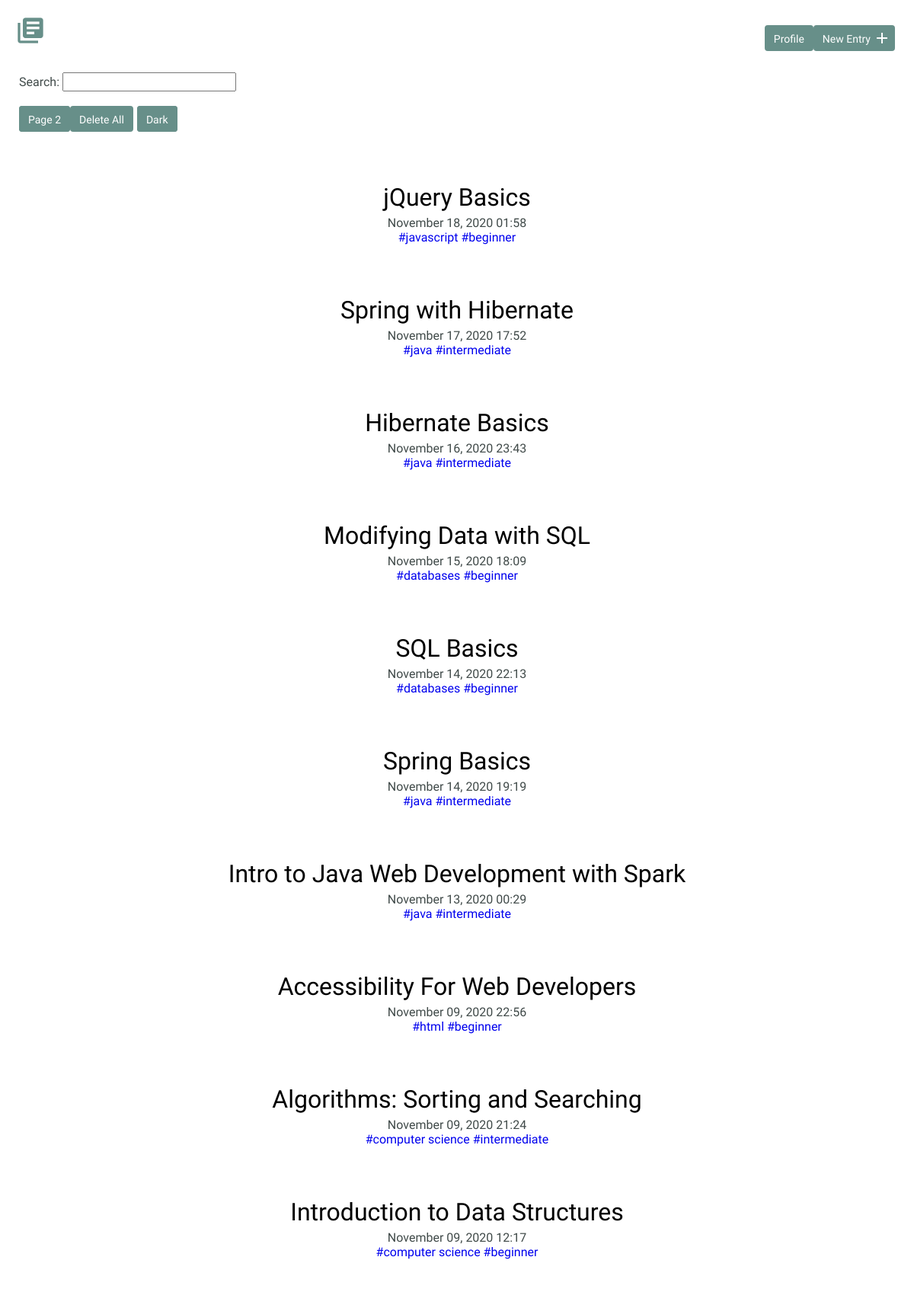
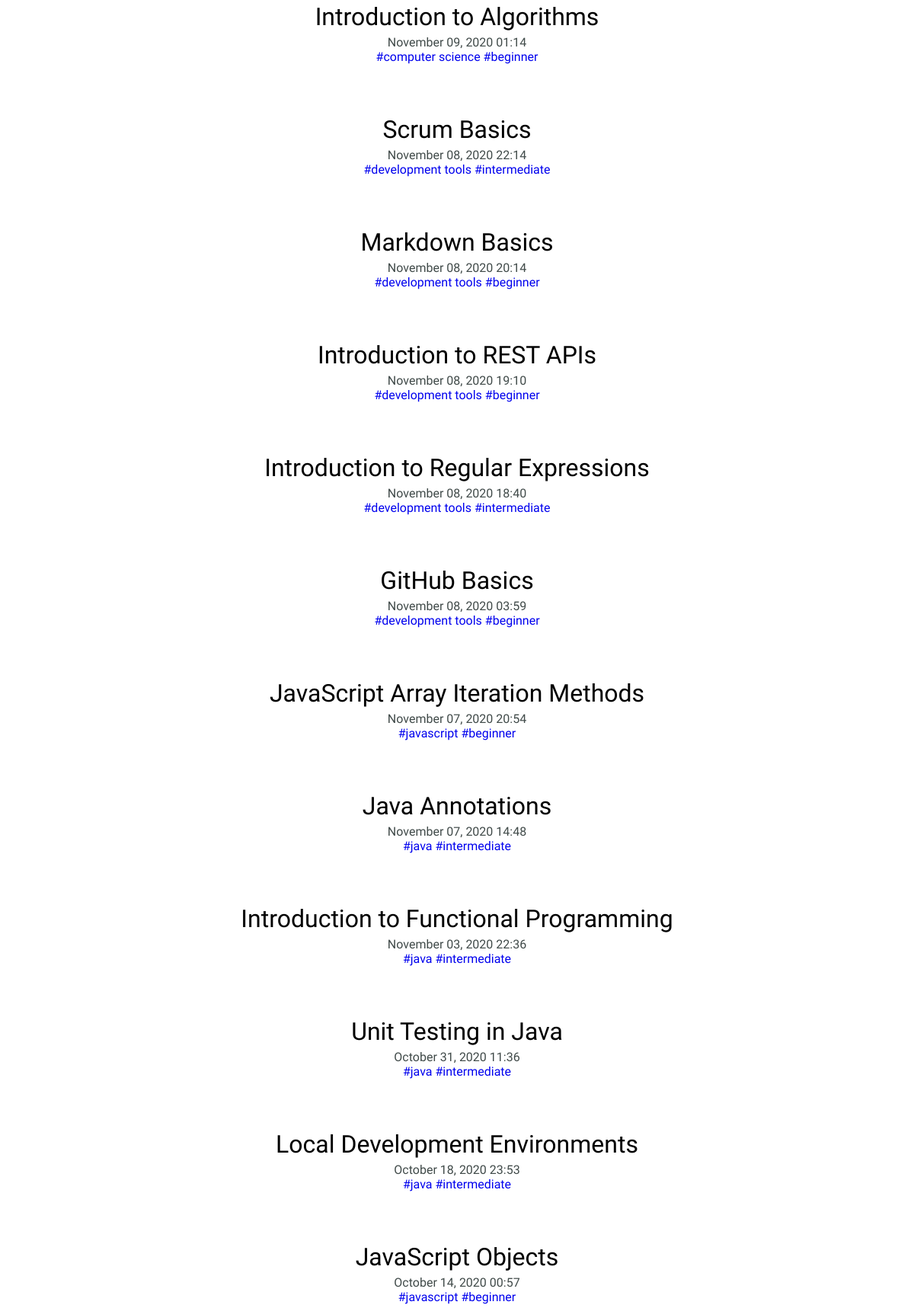
Screenshot of /index_l.php (upper part) with the database file from the repository (2 pictures, top to bottom).
### tables this page shows
CREATE TABLE "entries" (
	"id"	INTEGER NOT NULL PRIMARY KEY AUTOINCREMENT,
	"title"	TEXT NOT NULL,
	"date"	TEXT NOT NULL,
	"time"	TEXT NOT NULL,
	"time_spent_h"	INTEGER NOT NULL,
	"time_spent_m"	INTEGER NOT NULL,
	"learned"	BLOB NOT NULL,
	"resources"	BLOB
);

### inc/functions.php (called while the page is built, shortened)
<?php
function get_entry_list($limit, $offset) {
    include 'connection.php';
    $sql = "SELECT id, title, date, time FROM entries ";
    $sql .= "ORDER BY date DESC, time DESC, id DESC LIMIT :limit OFFSET :offset";
    try {
        $results = $db->prepare($sql);
        $results->bindValue('limit', $limit, PDO::PARAM_INT);
        $results->bindValue('offset', $offset, PDO::PARAM_INT);
        $results->execute();
    } catch (Exception $e) {
        echo "Error: " . $e->getMessage() . "<br>";
        return array();
    }
    return $results->fetchAll();
}
function get_tags($entry_id) {
    include 'connection.php';
    $sql = 'SELECT tag FROM tags ';
    $sql .= 'JOIN entry_tag ON tags.id = entry_tag.tag_id ';
    $sql .= 'JOIN entries ON entry_tag.entry_id = entries.id ';
    $sql .= 'WHERE entries.id = :entry_id';
    try {
        $results = $db->prepare($sql);
        $results->bindValue('entry_id', $entry_id, PDO::PARAM_INT);
        $results->execute();
    } catch (Exception $e) {
        echo "Error: " . $e->getMessage() . "<br>";
        return array();
    }
    return $results->fetchAll(PDO::FETCH_COLUMN, 0);
}

### index_l.php (the view, shortened to what this page needs)
<?php
require 'inc/functions.php';
$page = filter_input(INPUT_GET, 'p', FILTER_SANITIZE_NUMBER_INT);
if (empty($page)) {
    $page = 1;
}
$limit = 25;
$offset = $limit * ($page - 1);
include 'inc/header_l.php';
?>
    <section>
      <div class="container">
        <form method="get">
          Search:
          <input type="search" name="search" required>
        </form>
      <br>
        <?php
        if (empty($entries) && count(get_entry_list($limit, $offset)) >= $limit) {
            echo "<a href='index_l.php?p=" . ($page+1). "' class='button'>Page " . ($page+1) . "</a>";
        }
        if (!empty(get_entry_list($limit, $offset))) {
            echo "<input type='submit' class='button' value='Delete All' onclick='confirmDeleteAll()'>";
        }
        if (!empty($entries) && $page > 1) {
            echo "<a href='index.php?search=" . trim($search) . "&p=" . $page . "' class='button'>Dark</a>";
        } elseif (!empty($entries) && $page == 1) {
            echo "<a href='index.php?search=" . trim($search) . "' class='button'>Dark</a>";
        } elseif (empty($entries) && $page > 1) {
            echo "<a href='index.php?p=" . $page . "' class='button'>Dark</a>";
        } else {
            echo "<a href='index.php' class='button'>Dark</a>";
        }
        ?>
        <div class="entry-list">
          <?php
          if (isset($entries)) {
              foreach ($entries as $entry) {
                  echo "<article>";
                  echo "<h2><a href='detail_l.php?id=" . $entry['id'] . "'>" . $entry['title'] . "</a></h2>";
                  echo "<time datetime='" . $entry['date'] . " " . $entry['time'] . "'>" . date("F d, Y H:i", strtotime($entry['date'] . " " . $entry['time'])) . "</time><br>";
                  $tags = get_tags($entry['id']);
                  foreach ($tags as $tag) {
                      echo "<a href='tags_l.php?tag=" . $tag . "'>#" . $tag . "</a> ";
                  }
                  echo "</article>";
              }
          } else {
              foreach (get_entry_list($limit, $offset) as $item) {
                  echo "<article>";
                  echo "<h2><a href='detail_l.php?id=" . $item['id'] . "'>" . $item['title'] . "</a></h2>";
                  echo "<time datetime='" . $item['date'] . " " . $item['time'] . "'>" . date("F d, Y H:i", strtotime($item['date'] . " " . $item['time'])) . "</time><br>";
                  $tags = get_tags($item['id']);
                  foreach ($tags as $tag) {
                      echo "<a href='tags_l.php?tag=" . $tag . "'>#" . $tag . "</a> ";
                  }
                  echo "</article>";
              }
          }
          ?>
        </div>
      </div>
    </section>
<?php include 'inc/footer.php'; ?>

### css/site_l.css (style rules this page uses)
body { font-size: 16px; color: #404a49; font-family: 'Cousine', serif; font-weight: 400; }
.container { margin: 0 auto; padding: 0 25px; }
a { text-decoration: none; }
.button { padding: 8px 10px 6px 10px; background: #678f89; border: 2px solid #678f89; border-radius: 4px; text-decoration: none; color: #fff; position: relative; text-align: center; font-size: 14px; }
h1, h2, h3 { margin: 0; font-weight: 400; line-height: 1em; color: #000; }
h2 { font-size: 32px; }
h2 a { text-decoration: none; color: #000; }
.entry-list, .edit-entry, .new-entry { max-width: 800px; margin: 0 auto; padding: 70px 0 150px 0; }
.entry-list article { margin-bottom: 70px; text-align: center; }
.entry-list article h2 { margin-bottom: 8px; }
input[type=submit] { margin-right: 5px; }

### rows the page displays
entries: title "jQuery Basics", date+time "November 18, 2020 01:58", tag "javascript", tag "beginner"
entries: title "Spring with Hibernate", date+time "November 17, 2020 17:52", tag "java", tag "intermediate"
entries: title "Hibernate Basics", date+time "November 16, 2020 23:43", tag "java", tag "intermediate"
entries: title "Modifying Data with SQL", date+time "November 15, 2020 18:09", tag "databases", tag "beginner"
entries: title "SQL Basics", date+time "November 14, 2020 22:13", tag "databases", tag "beginner"
entries: title "Spring Basics", date+time "November 14, 2020 19:19", tag "java", tag "intermediate"
entries: title "Intro to Java Web Development with Spark", date+time "November 13, 2020 00:29", tag "java", tag "intermediate"
entries: title "Accessibility For Web Developers", date+time "November 09, 2020 22:56", tag "html", tag "beginner"
entries: title "Algorithms: Sorting and Searching", date+time "November 09, 2020 21:24", tag "computer science", tag "intermediate"
entries: title "Introduction to Data Structures", date+time "November 09, 2020 12:17", tag "computer science", tag "beginner"
entries: title "Introduction to Algorithms", date+time "November 09, 2020 01:14", tag "computer science", tag "beginner"
entries: title "Scrum Basics", date+time "November 08, 2020 22:14", tag "development tools", tag "intermediate"
entries: title "Markdown Basics", date+time "November 08, 2020 20:14", tag "development tools", tag "beginner"
entries: title "Introduction to REST APIs", date+time "November 08, 2020 19:10", tag "development tools", tag "beginner"
entries: title "Introduction to Regular Expressions", date+time "November 08, 2020 18:40", tag "development tools", tag "intermediate"
entries: title "GitHub Basics", date+time "November 08, 2020 03:59", tag "development tools", tag "beginner"
entries: title "JavaScript Array Iteration Methods", date+time "November 07, 2020 20:54", tag "javascript", tag "beginner"
entries: title "Java Annotations", date+time "November 07, 2020 14:48", tag "java", tag "intermediate"
entries: title "Introduction to Functional Programming", date+time "November 03, 2020 22:36", tag "java", tag "intermediate"
entries: title "Unit Testing in Java", date+time "October 31, 2020 11:36", tag "java", tag "intermediate"
entries: title "Local Development Environments", date+time "October 18, 2020 23:53", tag "java", tag "intermediate"
entries: title "JavaScript Objects", date+time "October 14, 2020 00:57", tag "javascript", tag "beginner"

### other values shown
$page+1 "2"
